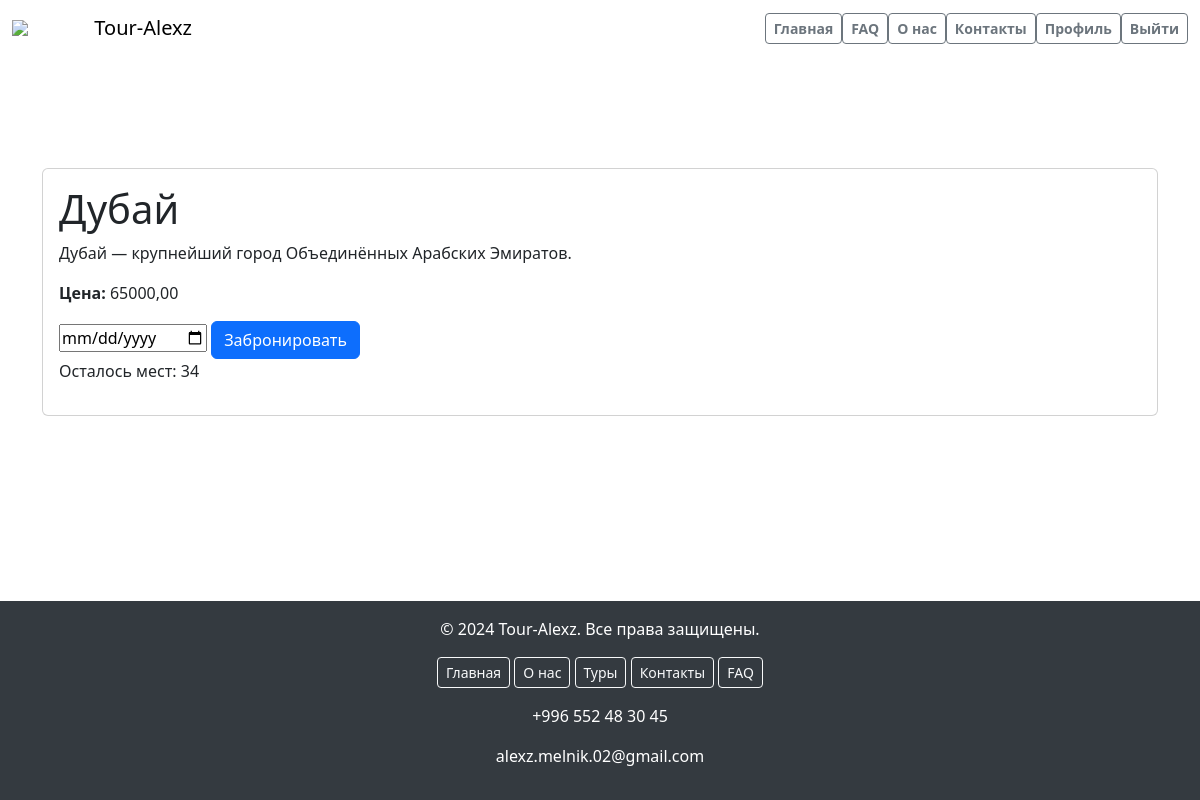
The page /tour_detail/4/ (signed in) on the database as committed earlier.
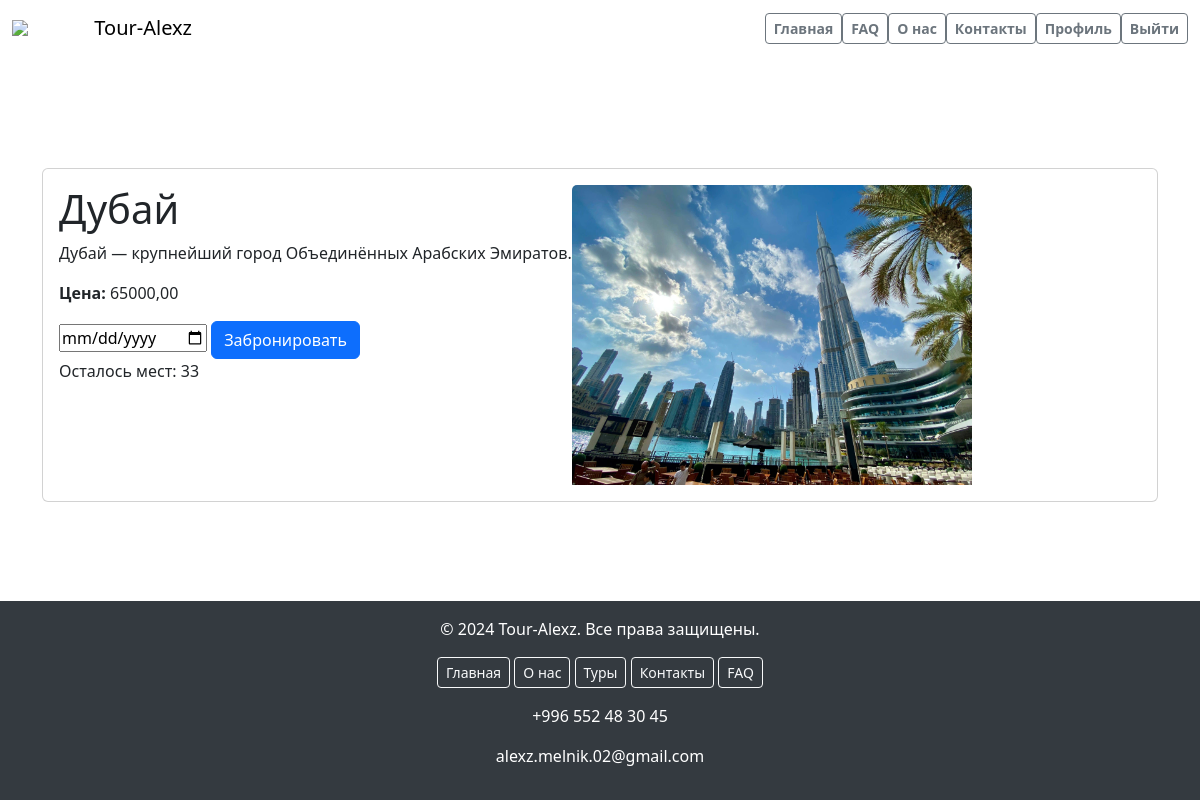
The same page on the database as committed later.
### main/models.py (models this page shows, shortened)
class Tour(models.Model):
    destination = models.ForeignKey(Destination, on_delete=models.CASCADE)
    user = models.ForeignKey(User, on_delete=models.CASCADE)
    price = models.DecimalField(max_digits=10, decimal_places=2)
    image = models.ImageField(upload_to='tour_detail_imаge/')
    available_seats = models.IntegerField(default=50)
    book_data = models.DateField(auto_now_add=True)

class Destination(models.Model):
    name = models.CharField(max_length=50)
    description = models.TextField()
    image = models.ImageField(upload_to='destination/')

class TourImage(models.Model):
    tour = models.ForeignKey(Tour, on_delete=models.CASCADE, related_name='images')
    image = models.ImageField(upload_to='tour_detail_imаge/')

### main/views.py (the view)
# urls.py: path('tour_detail/<int:pk>/', views.tour_detail, name='tour_detail'),
@login_required
def tour_detail(request, pk):
    tour = get_object_or_404(Tour, pk=pk)
    is_booked = False
    if request.user.is_authenticated:
        is_booked = Book_list.objects.filter(user=request.user, tour=tour).exists()
    tour_images = TourImage.objects.filter(tour=tour)
    return render(request, 'main/tour_detail.html', {'tour': tour, 'is_booked': is_booked, 'tour_images': tour_images})

### templates/main/tour_detail.html (shortened to what the changed rows need)
{% load static %}
<!DOCTYPE html>
<html lang="en">
<head>
    <link href="https://cdn.jsdelivr.net/npm/bootstrap@5.3.3/dist/css/bootstrap.min.css" rel="stylesheet"
>
</head>
<body>
<div class="container">
    <br><br><br><br><br><br><br>
    <div class="card">
        <div class="card-body d-flex">
            <div class="card-content">
                <h1 class="card-title"> {{ tour.destination.name }}</h1>
                <p class="card-text">{{ tour.destination.description }}</p>
                <p class="card-text"><strong>Цена:</strong> {{ tour.price }}</p>
                {% if user.is_authenticated %}
                {% if is_booked %}
                <button class="btn btn-success" disabled>Забронировано</button>
                {% else %}
                <form method="post" action="{% url 'book_tour' pk=tour.pk %}">
                    <input type="date" name="date" required="" id="id_date">
                    <button type="submit" class="btn btn-primary">Забронировать</button>
                </form>
                <p>Осталось мест: {{ tour.available_seats }}</p>
                {% endif %}
                {% else %}
                <a href="{% url 'login' %}" class="btn btn-primary">Войти</a>
                <a href="{% url 'register' %}" class="btn btn-primary">Зарегистрироваться</a>
                {% endif %}
            </div>
            <div class="card-image">
                {% for image in tour.images.all %}
                <img src="{{ image.image.url }}" class="card-img-top">
                {% endfor %}
            </div>
        </div>
    </div>
</div>
</body>
</html>

Rows that differ between the two databases and show on the page:
changed Tour "Дубай": available_seats "34" → "33"
added TourImage: image (picture)
